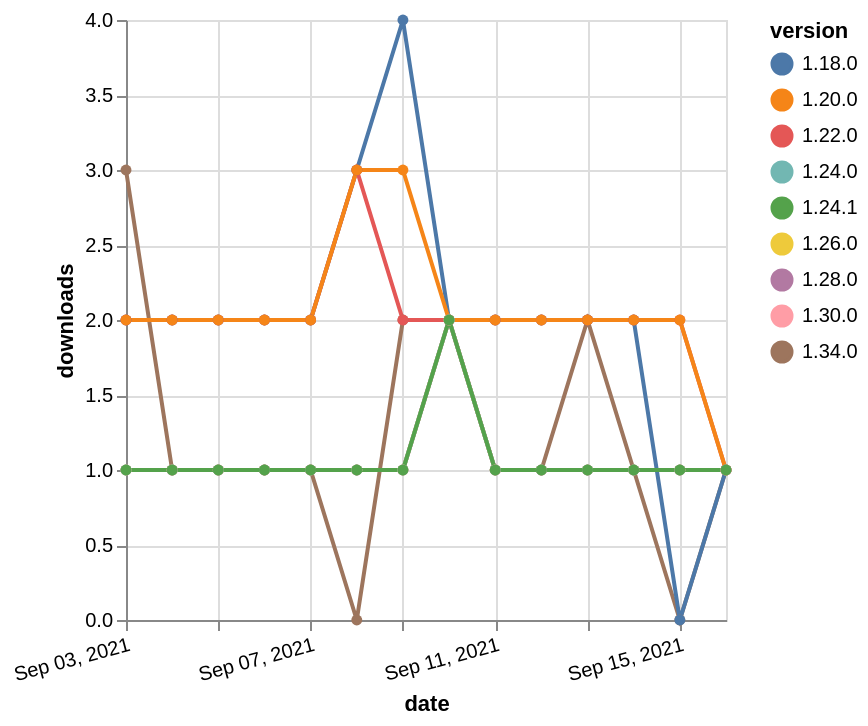

Write a Vega-Lite specification for this figure.
### Vega-Lite specification from a JSON file in a GitHub repository (floating-point values rounded to 4 significant figures)
{"$schema": "https://vega.github.io/schema/vega-lite/v5.json", "description": "A simple bar chart with embedded data.", "data": {"values": [{"date": "2021-09-03", "total": 121, "delta": 3, "version": "1.34.0"}, {"date": "2021-09-04", "total": 122, "delta": 1, "version": "1.34.0"}, {"date": "2021-09-05", "total": 123, "delta": 1, "version": "1.34.0"}, {"date": "2021-09-06", "total": 124, "delta": 1, "version": "1.34.0"}, {"date": "2021-09-07", "total": 125, "delta": 1, "version": "1.34.0"}, {"date": "2021-09-08", "total": 125, "delta": 0, "version": "1.34.0"}, {"date": "2021-09-09", "total": 127, "delta": 2, "version": "1.34.0"}, {"date": "2021-09-10", "total": 129, "delta": 2, "version": "1.34.0"}, {"date": "2021-09-11", "total": 130, "delta": 1, "version": "1.34.0"}, {"date": "2021-09-12", "total": 131, "delta": 1, "version": "1.34.0"}, {"date": "2021-09-13", "total": 133, "delta": 2, "version": "1.34.0"}, {"date": "2021-09-14", "total": 134, "delta": 1, "version": "1.34.0"}, {"date": "2021-09-15", "total": 134, "delta": 0, "version": "1.34.0"}, {"date": "2021-09-16", "total": 135, "delta": 1, "version": "1.34.0"}, {"date": "2021-09-03", "total": 3024, "delta": 2, "version": "1.18.0"}, {"date": "2021-09-04", "total": 3026, "delta": 2, "version": "1.18.0"}, {"date": "2021-09-05", "total": 3028, "delta": 2, "version": "1.18.0"}, {"date": "2021-09-06", "total": 3030, "delta": 2, "version": "1.18.0"}, {"date": "2021-09-07", "total": 3032, "delta": 2, "version": "1.18.0"}, {"date": "2021-09-08", "total": 3035, "delta": 3, "version": "1.18.0"}, {"date": "2021-09-09", "total": 3039, "delta": 4, "version": "1.18.0"}, {"date": "2021-09-10", "total": 3041, "delta": 2, "version": "1.18.0"}, {"date": "2021-09-11", "total": 3043, "delta": 2, "version": "1.18.0"}, {"date": "2021-09-12", "total": 3045, "delta": 2, "version": "1.18.0"}, {"date": "2021-09-13", "total": 3047, "delta": 2, "version": "1.18.0"}, {"date": "2021-09-14", "total": 3049, "delta": 2, "version": "1.18.0"}, {"date": "2021-09-15", "total": 3049, "delta": 0, "version": "1.18.0"}, {"date": "2021-09-16", "total": 3050, "delta": 1, "version": "1.18.0"}, {"date": "2021-09-03", "total": 2198, "delta": 2, "version": "1.22.0"}, {"date": "2021-09-04", "total": 2200, "delta": 2, "version": "1.22.0"}, {"date": "2021-09-05", "total": 2202, "delta": 2, "version": "1.22.0"}, {"date": "2021-09-06", "total": 2204, "delta": 2, "version": "1.22.0"}, {"date": "2021-09-07", "total": 2206, "delta": 2, "version": "1.22.0"}, {"date": "2021-09-08", "total": 2209, "delta": 3, "version": "1.22.0"}, {"date": "2021-09-09", "total": 2211, "delta": 2, "version": "1.22.0"}, {"date": "2021-09-10", "total": 2213, "delta": 2, "version": "1.22.0"}, {"date": "2021-09-11", "total": 2215, "delta": 2, "version": "1.22.0"}, {"date": "2021-09-12", "total": 2217, "delta": 2, "version": "1.22.0"}, {"date": "2021-09-13", "total": 2219, "delta": 2, "version": "1.22.0"}, {"date": "2021-09-14", "total": 2221, "delta": 2, "version": "1.22.0"}, {"date": "2021-09-15", "total": 2223, "delta": 2, "version": "1.22.0"}, {"date": "2021-09-16", "total": 2224, "delta": 1, "version": "1.22.0"}, {"date": "2021-09-03", "total": 178, "delta": 1, "version": "1.28.0"}, {"date": "2021-09-04", "total": 179, "delta": 1, "version": "1.28.0"}, {"date": "2021-09-05", "total": 180, "delta": 1, "version": "1.28.0"}, {"date": "2021-09-06", "total": 181, "delta": 1, "version": "1.28.0"}, {"date": "2021-09-07", "total": 182, "delta": 1, "version": "1.28.0"}, {"date": "2021-09-08", "total": 183, "delta": 1, "version": "1.28.0"}, {"date": "2021-09-09", "total": 184, "delta": 1, "version": "1.28.0"}, {"date": "2021-09-10", "total": 186, "delta": 2, "version": "1.28.0"}, {"date": "2021-09-11", "total": 187, "delta": 1, "version": "1.28.0"}, {"date": "2021-09-12", "total": 188, "delta": 1, "version": "1.28.0"}, {"date": "2021-09-13", "total": 189, "delta": 1, "version": "1.28.0"}, {"date": "2021-09-14", "total": 190, "delta": 1, "version": "1.28.0"}, {"date": "2021-09-15", "total": 191, "delta": 1, "version": "1.28.0"}, {"date": "2021-09-16", "total": 192, "delta": 1, "version": "1.28.0"}, {"date": "2021-09-03", "total": 197, "delta": 1, "version": "1.26.0"}, {"date": "2021-09-04", "total": 198, "delta": 1, "version": "1.26.0"}, {"date": "2021-09-05", "total": 199, "delta": 1, "version": "1.26.0"}, {"date": "2021-09-06", "total": 200, "delta": 1, "version": "1.26.0"}, {"date": "2021-09-07", "total": 201, "delta": 1, "version": "1.26.0"}, {"date": "2021-09-08", "total": 202, "delta": 1, "version": "1.26.0"}, {"date": "2021-09-09", "total": 203, "delta": 1, "version": "1.26.0"}, {"date": "2021-09-10", "total": 205, "delta": 2, "version": "1.26.0"}, {"date": "2021-09-11", "total": 206, "delta": 1, "version": "1.26.0"}, {"date": "2021-09-12", "total": 207, "delta": 1, "version": "1.26.0"}, {"date": "2021-09-13", "total": 208, "delta": 1, "version": "1.26.0"}, {"date": "2021-09-14", "total": 209, "delta": 1, "version": "1.26.0"}, {"date": "2021-09-15", "total": 210, "delta": 1, "version": "1.26.0"}, {"date": "2021-09-16", "total": 211, "delta": 1, "version": "1.26.0"}, {"date": "2021-09-03", "total": 2584, "delta": 2, "version": "1.20.0"}, {"date": "2021-09-04", "total": 2586, "delta": 2, "version": "1.20.0"}, {"date": "2021-09-05", "total": 2588, "delta": 2, "version": "1.20.0"}, {"date": "2021-09-06", "total": 2590, "delta": 2, "version": "1.20.0"}, {"date": "2021-09-07", "total": 2592, "delta": 2, "version": "1.20.0"}, {"date": "2021-09-08", "total": 2595, "delta": 3, "version": "1.20.0"}, {"date": "2021-09-09", "total": 2598, "delta": 3, "version": "1.20.0"}, {"date": "2021-09-10", "total": 2600, "delta": 2, "version": "1.20.0"}, {"date": "2021-09-11", "total": 2602, "delta": 2, "version": "1.20.0"}, {"date": "2021-09-12", "total": 2604, "delta": 2, "version": "1.20.0"}, {"date": "2021-09-13", "total": 2606, "delta": 2, "version": "1.20.0"}, {"date": "2021-09-14", "total": 2608, "delta": 2, "version": "1.20.0"}, {"date": "2021-09-15", "total": 2610, "delta": 2, "version": "1.20.0"}, {"date": "2021-09-16", "total": 2611, "delta": 1, "version": "1.20.0"}, {"date": "2021-09-03", "total": 168, "delta": 1, "version": "1.30.0"}, {"date": "2021-09-04", "total": 169, "delta": 1, "version": "1.30.0"}, {"date": "2021-09-05", "total": 170, "delta": 1, "version": "1.30.0"}, {"date": "2021-09-06", "total": 171, "delta": 1, "version": "1.30.0"}, {"date": "2021-09-07", "total": 172, "delta": 1, "version": "1.30.0"}, {"date": "2021-09-08", "total": 173, "delta": 1, "version": "1.30.0"}, {"date": "2021-09-09", "total": 174, "delta": 1, "version": "1.30.0"}, {"date": "2021-09-10", "total": 176, "delta": 2, "version": "1.30.0"}, {"date": "2021-09-11", "total": 177, "delta": 1, "version": "1.30.0"}, {"date": "2021-09-12", "total": 178, "delta": 1, "version": "1.30.0"}, {"date": "2021-09-13", "total": 179, "delta": 1, "version": "1.30.0"}, {"date": "2021-09-14", "total": 180, "delta": 1, "version": "1.30.0"}, {"date": "2021-09-15", "total": 181, "delta": 1, "version": "1.30.0"}, {"date": "2021-09-16", "total": 182, "delta": 1, "version": "1.30.0"}, {"date": "2021-09-03", "total": 237, "delta": 1, "version": "1.24.0"}, {"date": "2021-09-04", "total": 238, "delta": 1, "version": "1.24.0"}, {"date": "2021-09-05", "total": 239, "delta": 1, "version": "1.24.0"}, {"date": "2021-09-06", "total": 240, "delta": 1, "version": "1.24.0"}, {"date": "2021-09-07", "total": 241, "delta": 1, "version": "1.24.0"}, {"date": "2021-09-08", "total": 242, "delta": 1, "version": "1.24.0"}, {"date": "2021-09-09", "total": 243, "delta": 1, "version": "1.24.0"}, {"date": "2021-09-10", "total": 245, "delta": 2, "version": "1.24.0"}, {"date": "2021-09-11", "total": 246, "delta": 1, "version": "1.24.0"}, {"date": "2021-09-12", "total": 247, "delta": 1, "version": "1.24.0"}, {"date": "2021-09-13", "total": 248, "delta": 1, "version": "1.24.0"}, {"date": "2021-09-14", "total": 249, "delta": 1, "version": "1.24.0"}, {"date": "2021-09-15", "total": 250, "delta": 1, "version": "1.24.0"}, {"date": "2021-09-16", "total": 251, "delta": 1, "version": "1.24.0"}, {"date": "2021-09-03", "total": 237, "delta": 1, "version": "1.24.1"}, {"date": "2021-09-04", "total": 238, "delta": 1, "version": "1.24.1"}, {"date": "2021-09-05", "total": 239, "delta": 1, "version": "1.24.1"}, {"date": "2021-09-06", "total": 240, "delta": 1, "version": "1.24.1"}, {"date": "2021-09-07", "total": 241, "delta": 1, "version": "1.24.1"}, {"date": "2021-09-08", "total": 242, "delta": 1, "version": "1.24.1"}, {"date": "2021-09-09", "total": 243, "delta": 1, "version": "1.24.1"}, {"date": "2021-09-10", "total": 245, "delta": 2, "version": "1.24.1"}, {"date": "2021-09-11", "total": 246, "delta": 1, "version": "1.24.1"}, {"date": "2021-09-12", "total": 247, "delta": 1, "version": "1.24.1"}, {"date": "2021-09-13", "total": 248, "delta": 1, "version": "1.24.1"}, {"date": "2021-09-14", "total": 249, "delta": 1, "version": "1.24.1"}, {"date": "2021-09-15", "total": 250, "delta": 1, "version": "1.24.1"}, {"date": "2021-09-16", "total": 251, "delta": 1, "version": "1.24.1"}]}, "width": "container", "mark": {"type": "line", "point": {"filled": true}}, "encoding": {"x": {"field": "date", "type": "temporal", "timeUnit": "yearmonthdate", "title": "date", "axis": {"labelAngle": -15}}, "y": {"field": "delta", "type": "quantitative", "title": "downloads"}, "color": {"field": "version", "type": "nominal"}, "tooltip": {"field": "delta"}}}
